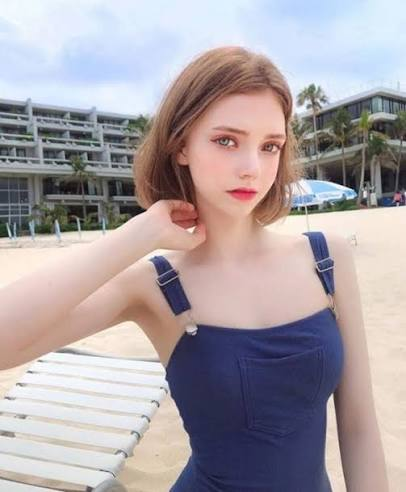
#> input picture images.jpg, 406 x 492 px
$ python read_image.py
#> lines starting #> are read from the running program, lines starting #| are printed output that depends on the picture; after the words box and inside, x2 and y2 are one past the last pixel; in counts of white or black regions, pixels touching at a corner belong together
import cv2

image = cv2.imread("images.jpg")
#> image is the input picture: shape (492, 406, 3); mean B, G, R 165.2, 161.3, 170.6
gray = cv2.cvtColor(image, cv2.COLOR_BGR2GRAY)
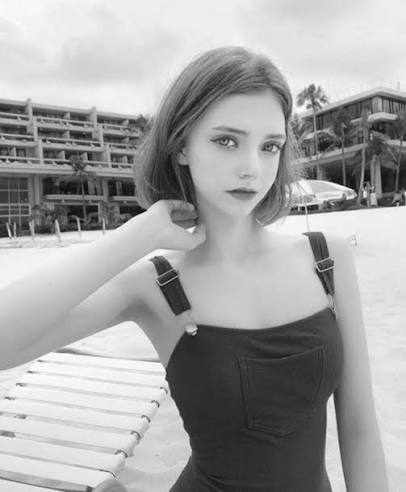
#> gray: shape (492, 406); min 1, max 255, mean 164.5

face_cascade = cv2.CascadeClassifier(cv2.data.haarcascades + "haarcascade_frontalface_default.xml")
faces = face_cascade.detectMultiScale(gray, 1.1, 4)
#> faces = [[178, 94, 127, 127]]

for (x, y, w, h) in faces:
    cv2.rectangle(image, (x, y), (x+w, y+h), (255, 0, 0), 2)
#> this loop made 1 pass
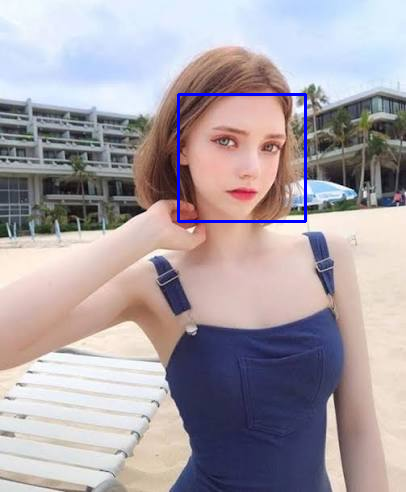
#> image: shape (492, 406, 3); 0.76% of pixels changed, all inside (x1, y1, x2, y2) = (177, 93, 307, 223)

cv2.imshow("Detected Faces", image)
cv2.waitKey(0)
cv2.destroyAllWindows()
